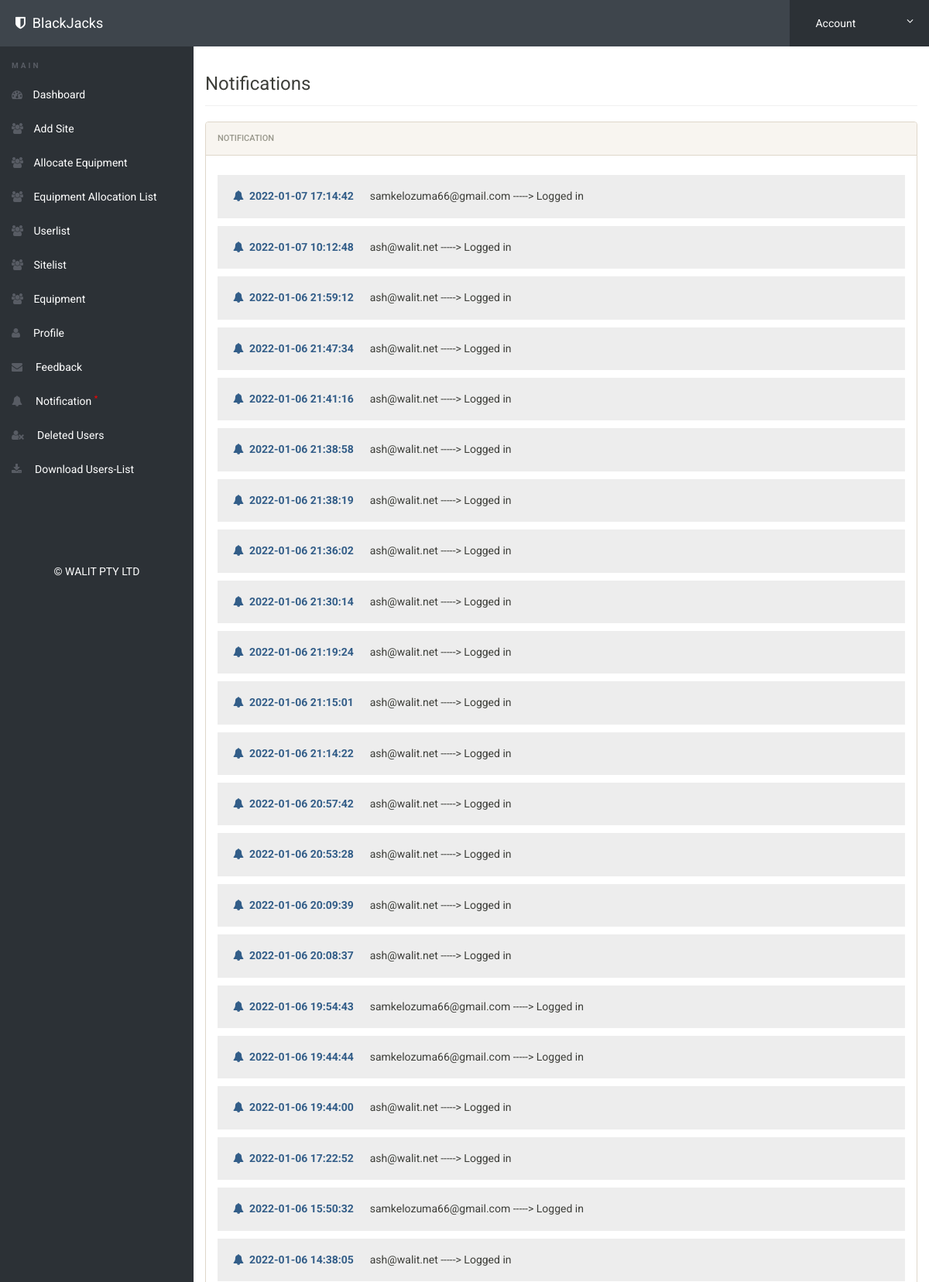
/admin/notification.php (signed in, upper part), run on the app's committed database.
### tables this page shows
CREATE TABLE `notification` (
  `id` int(11) NOT NULL,
  `notiuser` varchar(50) NOT NULL,
  `notireciver` varchar(50) NOT NULL,
  `notitype` varchar(50) NOT NULL,
  `time` timestamp NOT NULL DEFAULT current_timestamp()
);

### admin/notification.php (the view, shortened to what this page needs)
<?php
include('includes/config.php');
if(strlen($_SESSION['alogin'])==0)
	{
header('location:index.php');
}
else{
?>
<!doctype html>
<html lang="en" class="no-js">
<head>
	<link rel="stylesheet" href="css/font-awesome.min.css">
	<link rel="stylesheet" href="css/bootstrap.min.css">
	<link rel="stylesheet" href="css/dataTables.bootstrap.min.css">
	<link rel="stylesheet" href="css/bootstrap-social.css">
	<link rel="stylesheet" href="css/bootstrap-select.css">
	<link rel="stylesheet" href="css/fileinput.min.css">
	<link rel="stylesheet" href="css/awesome-bootstrap-checkbox.css">
	<link rel="stylesheet" href="css/style.css">
</head>
<body>
	<?php include('includes/header.php');?>
	<div class="ts-main-content">
	<?php include('includes/leftbar.php');?>
		<div class="content-wrapper">
			<div class="container-fluid">
				<div class="row">
					<div class="col-md-12">
						<h3 class="page-title">Notifications</h3>
						<div class="row">
							<div class="col-md-12">
								<div class="panel panel-default">
									<div class="panel-heading">Notification</div>
									   <div class="panel-body">
<?php
$reciver = 'Admin';
$sql = "SELECT * from  notification where notireciver = (:reciver) order by time DESC";
$query = $dbh -> prepare($sql);
$query-> bindParam(':reciver', $reciver, PDO::PARAM_STR);
$query->execute();
$results=$query->fetchAll(PDO::FETCH_OBJ);
$cnt=1;
if($query->rowCount() > 0)
{
foreach($results as $result)
{				?>
        <h5 style="background:#ededed;padding:20px;"><i class="fa fa-bell text-primary"></i>&nbsp;&nbsp;<b class="text-primary"><?php echo htmlentities($result->time);?></b> &nbsp;&nbsp;&nbsp;&nbsp;&nbsp;<?php echo htmlentities($result->notiuser);?> -----> <?php echo htmlentities($result->notitype);?></h5>
                       <?php $cnt=$cnt+1; }} ?>
                                        </div>
                                    </div>
                                </div>
                            </div>
                        </div>
                    </div>
                </div>
            </div>
        </div>
</body>
</html>
<?php } ?>

### admin/css/style.css (style rules this page uses)
html { font-size: 14px; }
@media only screen and (min-width: 480px) { html { font-size: 17px; } }
@media only screen and (min-width: 768px) { html { font-size: 14px; } }
body { font-size: 1em; }
.panel { overflow: hidden; }
.page-title { padding-bottom: 15px; margin-bottom: 20px; border-bottom: 1px solid #f0f0f0; }
.ts-main-content .content-wrapper { padding-top: 15px; margin-top: 60px; }
@media only screen and (min-width: 992px) { .ts-main-content .content-wrapper { margin-left: 250px; } }

### data on the page
notification: time "2022-01-07 17:14:42", notiuser "samkelozuma66@gmail.com", notitype "Logged in"
notification: time "2022-01-07 10:12:48", notiuser "ash@walit.net", notitype "Logged in"
notification: time "2022-01-06 21:59:12", notiuser "ash@walit.net", notitype "Logged in"
notification: time "2022-01-06 21:47:34", notiuser "ash@walit.net", notitype "Logged in"
notification: time "2022-01-06 21:41:16", notiuser "ash@walit.net", notitype "Logged in"
notification: time "2022-01-06 21:38:58", notiuser "ash@walit.net", notitype "Logged in"
notification: time "2022-01-06 21:38:19", notiuser "ash@walit.net", notitype "Logged in"
notification: time "2022-01-06 21:36:02", notiuser "ash@walit.net", notitype "Logged in"
notification: time "2022-01-06 21:30:14", notiuser "ash@walit.net", notitype "Logged in"
notification: time "2022-01-06 21:19:24", notiuser "ash@walit.net", notitype "Logged in"
notification: time "2022-01-06 21:15:01", notiuser "ash@walit.net", notitype "Logged in"
notification: time "2022-01-06 21:14:22", notiuser "ash@walit.net", notitype "Logged in"
notification: time "2022-01-06 20:57:42", notiuser "ash@walit.net", notitype "Logged in"
notification: time "2022-01-06 20:53:28", notiuser "ash@walit.net", notitype "Logged in"
notification: time "2022-01-06 20:09:39", notiuser "ash@walit.net", notitype "Logged in"
notification: time "2022-01-06 20:08:37", notiuser "ash@walit.net", notitype "Logged in"
notification: time "2022-01-06 19:54:43", notiuser "samkelozuma66@gmail.com", notitype "Logged in"
notification: time "2022-01-06 19:44:44", notiuser "samkelozuma66@gmail.com", notitype "Logged in"
notification: time "2022-01-06 19:44:00", notiuser "ash@walit.net", notitype "Logged in"
notification: time "2022-01-06 17:22:52", notiuser "ash@walit.net", notitype "Logged in"
notification: time "2022-01-06 15:50:32", notiuser "samkelozuma66@gmail.com", notitype "Logged in"
notification: time "2022-01-06 14:38:05", notiuser "ash@walit.net", notitype "Logged in"
